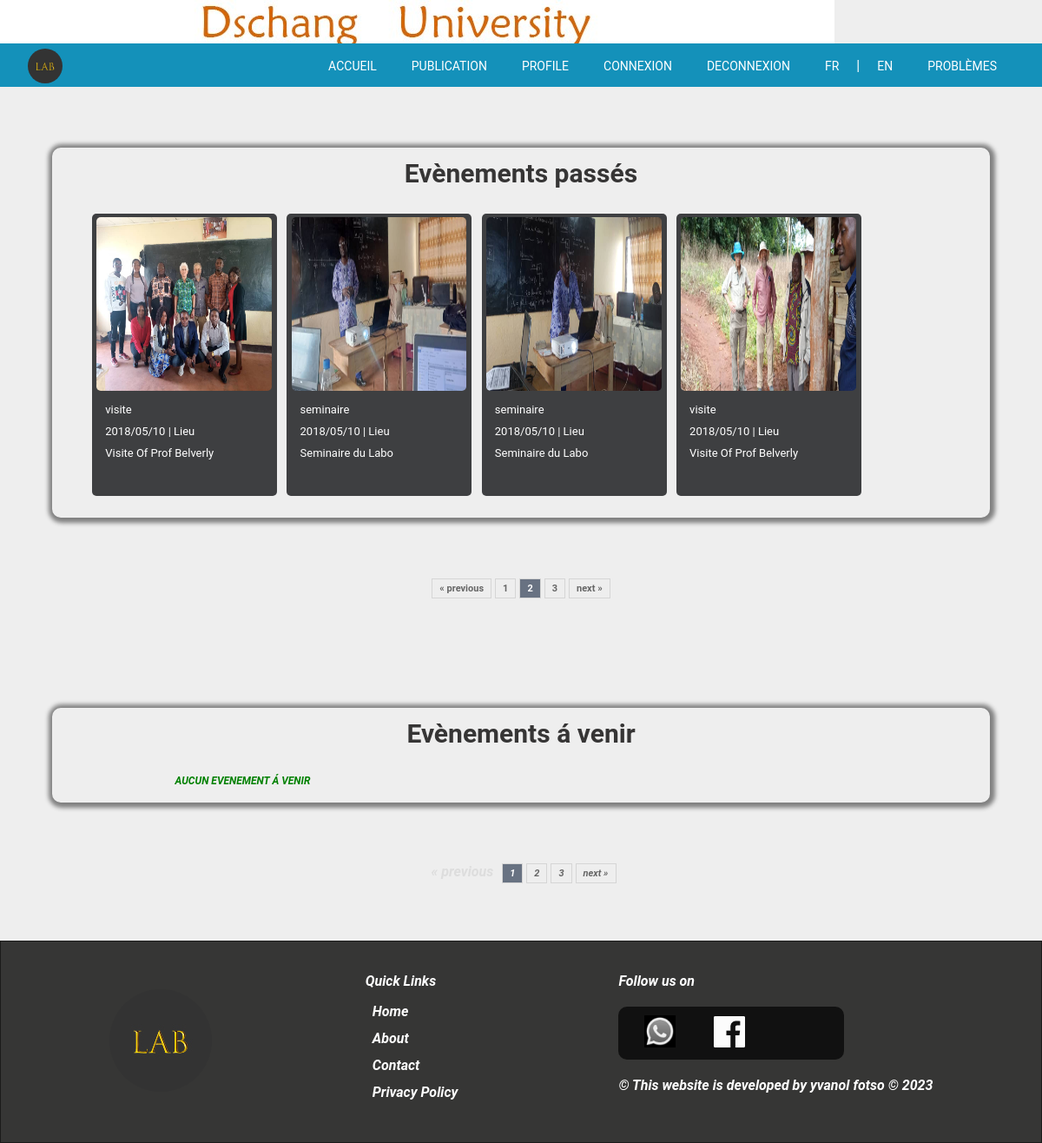
Screenshot of /Labo_universityOfdschang/Labo_uds_avancer/Evenement.php?p=2 with the database file from the repository.
### tables this page shows
CREATE TABLE `evenement_pass` (
  `id_even` INT(10) NOT NULL AUTO_INCREMENT,
  `image` varchar(100) NOT NULL,
  `nom` varchar(100) NOT NULL,
  `description` varchar(200) NOT NULL,
  `date` timestamp NOT NULL DEFAULT CURRENT_TIMESTAMP,
   PRIMARY KEY (`id_even`)
);

### Labo_universityOfdschang/Labo_uds_avancer/class/Database.php (called while the page is built)
<?php
class Database {
    private static $dbInstance;
    private $db;
    public static function getInstance() {
        if(is_null(Database::$dbInstance)) {
            self::$dbInstance = new Database();
        }
        return self::$dbInstance;
    }
    private function __construct() {
        try {
            $this->db = new PDO(
                "mysql:host=localhost;dbname=lab",
                "root",
                "");
            $this->db->setAttribute(PDO::ATTR_ERRMODE, PDO::ERRMODE_EXCEPTION);
            $this->db->setAttribute(PDO::ATTR_EMULATE_PREPARES, true);
        } catch (PDOException $pdo) {
            echo "No database found! Please run the database server to proceed!";
        }
    }
    public function getDb() {
        return $this->db;
    }
}

### Labo_universityOfdschang/Labo_uds_avancer/Evenement.php (the view, shortened to what this page needs)
<?php
require_once('include/header.php');
require_once('include/navbar.php');
require_once('class/Database.php');
require_once('class/Paginator.php');
?>
  <div id="even_container">
  	<h1>Ev&egrave;nements pass&eacute;s</h1>
				<div class="even_row" id="evenPasse">
            <?php
               $pages = new Paginator('4','p');
               $query1 = "SELECT id_even FROM evenement_pass ORDER BY date DESC";
               $stmt1 = Database::getInstance()
                        ->getDb()
                        ->prepare($query1);
               $stmt1->execute();
               $pages->set_total($stmt1->rowCount());
               $query = "SELECT image,nom,description,date_format(date, '%Y/%m/%d') AS date FROM evenement_pass ORDER BY date DESC " .$pages->get_limit();
               $stmt = Database::getInstance()
                        ->getDb()
                        ->prepare($query);
               $stmt->execute();
              if ($stmt->rowCount() > 0){
                  $path = 'admin/';
                  $container = '';
                  while ($row = $stmt->fetch(PDO::FETCH_ASSOC) ){
                     $container .= '
                         <div class="even_col">
                            <img src=" '.$path.'/'.$row['image'].' ">
                            <p> '.$row['nom'].' </p>
                            <p> '.$row['date'].' | Lieu</p>
                            <p> '.$row['description'].' </p>
                        </div>';
                  }
                  echo $container;
                }else{
                  echo "<font style='margin-left:40%;font-size: 12px;' color=green><b><i> AUCUN EVENEMENT PASS&Eacute; </font>";
                }
             ?>
		    </div>
		</div>
    <div id="pageElement">
             <?php  echo $pages->page_links(); ?>
    </div>
    <div id="even_container">
			<h1>Ev&egrave;nements &aacute; venir</h1>
				<div class="even_row" id="evenVenir">
          <?php
               $pages = new Paginator('4','q');
               $sqlQuery = "SELECT image,nom,description,date_format(date, '%Y/%m/%d') AS date FROM evenement_pass ORDER BY date DESC";
               $stmt1 = Database::getInstance()
                       ->getDb()
                       ->prepare($sqlQuery);
               $stmt1->execute();
               $pages->set_total($stmt1->rowCount());
              $query = "SELECT image,nom,description,date_format(date, '%Y/%m/%d') AS date FROM evenement_futur ORDER BY date DESC " .$pages->get_limit();;
                $stmt = Database::getInstance()
                        ->getDb()
                        ->prepare($query);
                $stmt->execute();
                if ($stmt->rowCount() > 0){
                  $path = 'admin/';
                  $container = '';
                  while ($row = $stmt->fetch(PDO::FETCH_ASSOC) ){
                     $container .= '
                         <div class="even_col">
                            <img src=" '.$path.'/'.$row['image'].' ">
                            <p> '.$row['nom'].' </p>
                            <p> '.$row['date'].' | Lieu</p>
                            <p> '.$row['description'].' </p>
                        </div>';
                  }
                  echo $container;
                }else{
                  echo "<font style='margin-left:10%;font-size: 12px;' color=green><b><i> AUCUN EVENEMENT &Aacute; VENIR </font>";
                }
           ?>
		    </div>
		</div>
    <div id="pageElement">
             <?php  echo $pages->page_links(); ?>
    </div>
 <?php  require_once('include/footer.php') ?>

### Labo_universityOfdschang/Labo_uds_avancer/include/header.php (shortened to what this page needs)
<!DOCTYPE html>
<html lang="en">
<head>
    <link rel="stylesheet"  href="static/css/style.css" />
    <link rel="stylesheet"  href="static/css/styleCarousel.css"/>
    <link rel="stylesheet"  href="static/css/style-gallery.css"/>
    <link rel="stylesheet"  href="static/css/style-module-1.css"/>
    <link href="static/css/styleConnexion.css" rel="stylesheet" />
    <link href="static/css/styleInscription.css" rel="stylesheet" />
    <link rel="stylesheet"  href="static/css/styleprofile.css"/>
    <link rel="stylesheet"  href="static/css/stylepublication.css"/>
    <link rel="stylesheet"  href="static/css/styleespacepublication.css"/>
    <link rel="stylesheet"  href="static/css/stylelistemenbre.css"/>
    <link rel="stylesheet"  href="static/css/style-evenement.css"/>
    <link rel="stylesheet"  href="static/css/style-commentez.css"/>
    <link rel="stylesheet"  href="static/css/style-editprofil.css"/>
    <link rel="stylesheet"  href="static/css/style-pagination.css"/>
    <link rel="stylesheet"  href="static/css/style-exemple-even.css"/>
</head>
<body>
     <div class="list-elem" style="height: 50px;display: flex; align-items: center;">
        <marquee class="" style="position: fixed; height: 50px; z-index: 200;background-color: white;" ><img src="static/images/index-icon/logo+.jpg"></i></marquee>
     </div>

### Labo_universityOfdschang/Labo_uds_avancer/include/navbar.php (shortened to what this page needs)
<div class="top-nav" style="background-color:#1491ba">
   <div class="wrapper">
        <div class="logo-icon">
          <a href="/Labo/admin">
            <img src="static/images/index-icon/logo.jpg" alt="" style="width: 40px;height: 40px;margin-top: 5px;border-radius: 50%;">
          </a>
        </div>
        <nav>
          <ul>
            <li>
              <a href="index.php">Accueil</a>
            </li>
            <li>
               <a href="espacepublication.php">Publication</a>
            </li>
            <li>
              <a href="profile.php">Profile</a>
            </li>
            <li>
               <a href="Connexion.php">Connexion</a>
            </li>
            <li>
              <a href="Deconnexion.php">Deconnexion</a>
            </li>
            <li>
              <a href="?l=fr">Fr</a><font color="white">|</font><a href="?l=en">En</a>
            </li>
            <li>
              <a href="problemes.php">PROBL&Egrave;MES</a>
            </li>
          </ul>
        </nav>
      </div>
    </div>

### Labo_universityOfdschang/Labo_uds_avancer/class/Paginator.php (shortened to what this page needs)
<?php
class Paginator{
	private $_perPage;
	private $_instance;
	private $_page;
	private $_totalRows = 0;
	public function __construct($perPage,$instance){
		$this->_instance = $instance;
		$this->_perPage = $perPage;
	}
	private function get_start(){
		return ($this->_page * $this->_perPage) - $this->_perPage;
	}
	private function set_instance(){
		$this->_page = (int) (!isset($_GET[$this->_instance]) ? 1 : $_GET[$this->_instance]);
		$this->_page = ($this->_page == 0 ? 1 : $this->_page);
	}
	public function set_total($_totalRows){
		$this->_totalRows = $_totalRows;
	}
	public function get_limit(){
        	return "LIMIT ".$this->get_start().",$this->_perPage";
        }
	public function page_links($path='?',$ext=null)
	{
	    $adjacents = "2";
	    $prev = $this->_page - 1;
	    $next = $this->_page + 1;
	    $lastpage = ceil($this->_totalRows/$this->_perPage);
	    $pagination = "";
		if($lastpage > 1)
		{
		    $pagination .= "<div class='pagination'>";
		if ($this->_page > 1)
		    $pagination.= "<a href='".$path."$this->_instance=$prev"."$ext'>« previous</a>";
		else
		    $pagination.= "<span class='disabled'>« previous</span>";
		if ($lastpage < 7 + ($adjacents * 2))
		{
		for ($counter = 1; $counter <= $lastpage; $counter++)
		{
		if ($counter == $this->_page)
		    $pagination.= "<span class='current'>$counter</span>";
		else
		    $pagination.= "<a href='".$path."$this->_instance=$counter"."$ext'>$counter</a>";
		}
		}
		if ($this->_page < $counter - 1)
		    $pagination.= "<a href='".$path."$this->_instance=$next"."$ext'>next »</a>";
		else
		    $pagination.= "<span class='disabled'>next »</span>";
		    $pagination.= "</div>\n";
		}
	return $pagination;
	}
}

### Labo_universityOfdschang/Labo_uds_avancer/include/footer.php (shortened to what this page needs)
 <footer style=" margin-bottom: 0px; background: rgb(54, 54, 53); color: #fff;border: 1px solid rgba(0, 0, 0, .5);">
      <div class="wrapper">
        <div class="footer-container">
          <div class="footer-left">
            <img src="static/images/index-icon/logo.jpg" alt=""  style="border-radius: 50%;" />
          </div>
          <div class="footer-center">
            <h4 class="list-title">Quick Links</h4>
            <ul>
              <li>
                <a href="index.php">Home</a>
              </li>
              <li>
                <a href="about.php">About</a>
              </li>
              <li>
                <a href="#">Contact</a>
              </li>
              <li>
                <a href="politique.php">Privacy Policy</a>
              </li>
            </ul>
          </div>
          <div class="footer-right">
            <h4 class="list-title">Follow us on</h4>
            <div class="social-icons">
              <a href="#">
                <img src="static/images/index-icon/WhatsApp2.svg.jpg" width="36px;" alt="Groupe Whatsapp" />
              </a>
              <a href="#">
                <img src="static/images/index-icon/facebook-logo.png" alt="" />
              </a>
            </div>
             <p> © This website is developed by yvanol fotso &copy; <script>document.write(new Date().getFullYear());</script> </p>
          </div>
        </div>
      </div>
    </footer>
  </body>
</html>

### Labo_universityOfdschang/Labo_uds_avancer/static/css/style.css (style rules this page uses)
* { margin: 0; padding: 0; box-sizing: border-box; }
html { font-family: "Roboto", sans-serif; }
.top-nav { position: fixed; left: 0; right: 0; background: #222; z-index: 200; }
.top-nav .wrapper { display: flex; justify-content: space-between; align-items: center; padding: 0 32px; height: 50px; }
.top-nav nav ul { display: flex; list-style: none; }
.top-nav nav ul li a { color: #fff; text-decoration: none; margin: 0 20px; text-transform: uppercase; font-size: 14px; }
footer { background: #000; color: #fcfcfc; padding: 36px; }
footer a { color: #fcfcfc; text-decoration: none; }
footer .footer-container { display: flex; justify-content: space-around; }
footer .footer-left { align-self: center; }
footer ul { list-style: none; margin-top: 16px; }
footer ul li { margin: 12px 8px; }
footer .social-icons { margin-top: 20px; background: #111; padding: 10px; max-width: 260px; border-radius: 10px; }
footer .social-icons img { margin: 0 20px; }
footer .social-icons a { text-decoration: none; }
footer .footer-right p { margin-top: 20px; }
.top-nav .wrapper { position: relative; }

### Labo_universityOfdschang/Labo_uds_avancer/static/css/styleprofile.css (style rules this page uses)
html { background: #eee; }

### Labo_universityOfdschang/Labo_uds_avancer/static/css/stylepublication.css (style rules this page uses)
html { background: #eee; }

### Labo_universityOfdschang/Labo_uds_avancer/static/css/styleespacepublication.css (style rules this page uses)
html { background: #eee; }
#pageElement { text-align: center; margin-bottom: 5%; margin-top: 2%; }

### Labo_universityOfdschang/Labo_uds_avancer/static/css/style-evenement.css (style rules this page uses)
#pageElement { text-align: center; margin-bottom: 5%; }
#even_container { width: 90%; margin: 10% 10% 5% 5%; padding: 1% 0 1% 0; box-shadow: 1px 1px 5px 5px gray; border-radius: 10px; }
#even_container h1 { font-size: 30px; text-align: center; margin-bottom: 2%; color: rgb(54, 53, 53); }
#even_container p { margin: 10px; font-size: 13px; }
.even_row .even_col img { height:200px; width: 98%; border-radius: 5px; margin-top: 1%; }
.even_col { border-radius: 5px; background-color: rgba(2, 4, 6, 0.74); color: white; width: 213px; height: 325px; }
.even_row { width: 100%; padding: 5px 2% 5px 2%; margin-left: 1.5%; }
.even_row::before, .even_row::after { content: ""; display: block; }
.even_row::after { clear: both; }
.even_col { display: block; float: left; padding:2px 2px 0.5% 0.5% ; margin: 2px 3px 0.8% 0.8% ; }

### Labo_universityOfdschang/Labo_uds_avancer/static/css/style-commentez.css (style rules this page uses)
ul { list-style-type: none; }

### Labo_universityOfdschang/Labo_uds_avancer/static/css/style-pagination.css (style rules this page uses)
.pagination { clear: both; padding-bottom: 10px; padding-top: 10px; }
.pagination a { border: 1px solid #D5D5D5; color: #666666; font-size: 11px; font-weight: bold; height: 25px; padding: 4px 8px; text-decoration: none; margin:2px; }
.pagination span.current { background-color: #687282; border: 1px solid #D5D5D5; color: #ffffff; font-size: 11px; font-weight: bold; height: 25px; padding: 4px 8px; text-decoration: none; margin:2px; }
.pagination span.disabled { border: 1px solid #EEEEEE; color: #DDDDDD; margin: 2px; padding: 2px 5px; }

### Labo_universityOfdschang/Labo_uds_avancer/static/css/style-exemple-even.css (style rules this page uses)
html { color: #3d3939; }

### rows the page displays
evenement_pass: image (picture), nom "visite", date "2018/05/10", description "Visite Of Prof Belverly"
evenement_pass: image (picture), nom "seminaire", date "2018/05/10", description "Seminaire du Labo"
evenement_pass: image (picture), nom "seminaire", date "2018/05/10", description "Seminaire du Labo"
evenement_pass: image (picture), nom "visite", date "2018/05/10", description "Visite Of Prof Belverly"
